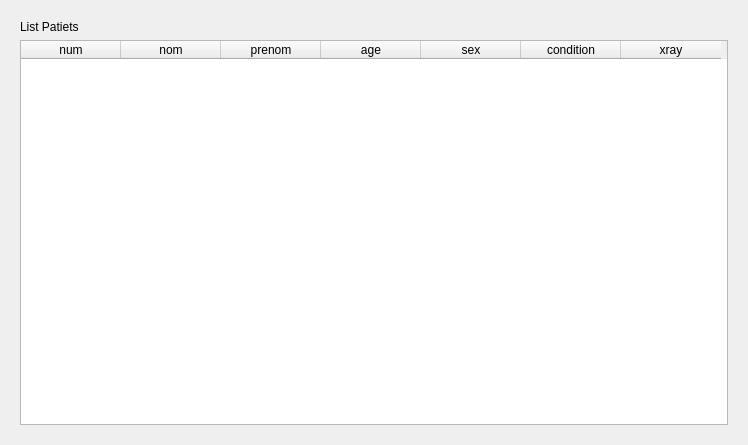
<?xml version="1.0" encoding="UTF-8"?>
<ui version="4.0">
 <class>dialog</class>
 <widget class="QDialog" name="dialog">
  <property name="geometry">
   <rect>
    <x>0</x>
    <y>0</y>
    <width>748</width>
    <height>445</height>
   </rect>
  </property>
  <property name="windowTitle">
   <string>Manage Patients</string>
  </property>
  <property name="layoutDirection">
   <enum>Qt::LeftToRight</enum>
  </property>
  <layout class="QGridLayout" name="gridLayout">
   <item row="0" column="0">
    <widget class="QWidget" name="widget" native="true">
     <property name="styleSheet">
      <string notr="true">font: 75 12pt &quot;MS Shell Dlg 2&quot;;
font: 75 14pt &quot;MS Shell Dlg 2&quot;;</string>
     </property>
     <layout class="QVBoxLayout" name="verticalLayout">
      <item>
       <widget class="QLabel" name="list">
        <property name="styleSheet">
         <string notr="true">font: 11pt &quot;Andalus&quot;;
font: 14pt &quot;MS Shell Dlg 2&quot;;
font: 75 italic 16pt &quot;Times New Roman&quot;;</string>
        </property>
        <property name="text">
         <string>List Patiets</string>
        </property>
       </widget>
      </item>
      <item>
       <widget class="QTableWidget" name="TableSensors">
        <property name="styleSheet">
         <string notr="true">
font: 7pt &quot;MS Shell Dlg 2&quot;;
</string>
        </property>
        <column>
         <property name="text">
          <string>num</string>
         </property>
        </column>
        <column>
         <property name="text">
          <string>nom</string>
         </property>
        </column>
        <column>
         <property name="text">
          <string>prenom</string>
         </property>
        </column>
        <column>
         <property name="text">
          <string>age</string>
         </property>
        </column>
        <column>
         <property name="text">
          <string>sex</string>
         </property>
        </column>
        <column>
         <property name="text">
          <string>condition</string>
         </property>
        </column>
        <column>
         <property name="text">
          <string>xray</string>
         </property>
        </column>
       </widget>
      </item>
     </layout>
    </widget>
   </item>
  </layout>
 </widget>
 <resources/>
 <connections/>
</ui>
